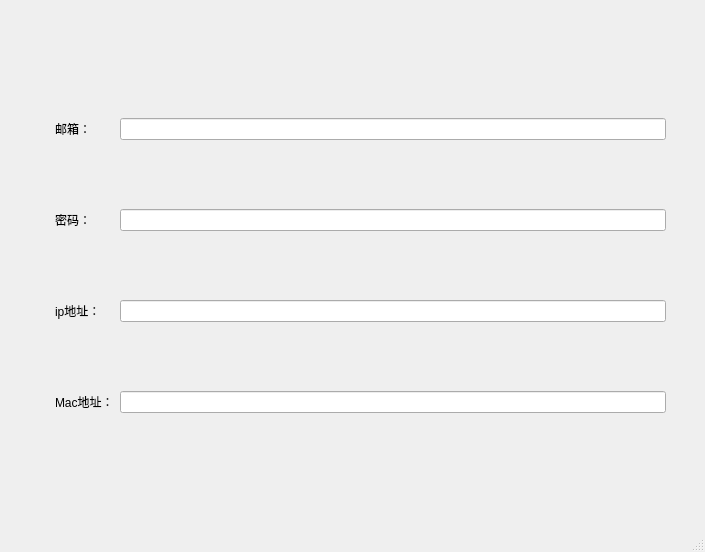
<?xml version="1.0" encoding="UTF-8"?>
<ui version="4.0">
 <class>MainWindow</class>
 <widget class="QMainWindow" name="MainWindow">
  <property name="geometry">
   <rect>
    <x>0</x>
    <y>0</y>
    <width>705</width>
    <height>552</height>
   </rect>
  </property>
  <property name="windowTitle">
   <string>MainWindow</string>
  </property>
  <widget class="QWidget" name="centralwidget">
   <widget class="QWidget" name="gridLayoutWidget">
    <property name="geometry">
     <rect>
      <x>50</x>
      <y>50</y>
      <width>621</width>
      <height>431</height>
     </rect>
    </property>
    <layout class="QGridLayout" name="gridLayout">
     <property name="leftMargin">
      <number>5</number>
     </property>
     <property name="topMargin">
      <number>5</number>
     </property>
     <property name="rightMargin">
      <number>5</number>
     </property>
     <property name="bottomMargin">
      <number>5</number>
     </property>
     <item row="3" column="0">
      <widget class="QLabel" name="ip_label">
       <property name="text">
        <string>ip地址：</string>
       </property>
      </widget>
     </item>
     <item row="2" column="0">
      <widget class="QLabel" name="pwd_label">
       <property name="text">
        <string>密码：</string>
       </property>
      </widget>
     </item>
     <item row="1" column="0">
      <widget class="QLabel" name="emailLabel">
       <property name="text">
        <string>邮箱：</string>
       </property>
      </widget>
     </item>
     <item row="2" column="2">
      <widget class="QLineEdit" name="pwd_edit"/>
     </item>
     <item row="1" column="2">
      <widget class="QLineEdit" name="email_edit"/>
     </item>
     <item row="3" column="2">
      <widget class="QLineEdit" name="ip_edit"/>
     </item>
     <item row="4" column="0">
      <widget class="QLabel" name="mac_label">
       <property name="text">
        <string>Mac地址：</string>
       </property>
      </widget>
     </item>
     <item row="4" column="2">
      <widget class="QLineEdit" name="mac_edit"/>
     </item>
    </layout>
   </widget>
  </widget>
  <widget class="QMenuBar" name="menubar">
   <property name="geometry">
    <rect>
     <x>0</x>
     <y>0</y>
     <width>705</width>
     <height>25</height>
    </rect>
   </property>
  </widget>
  <widget class="QStatusBar" name="statusbar"/>
 </widget>
 <resources/>
 <connections/>
</ui>
